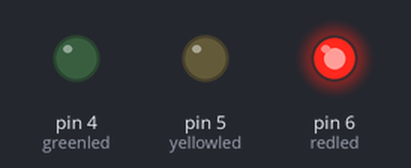
Bench run of a sketch on a simulated Arduino Uno, built with avr-gcc and run on an emulated ATmega328P. Shown: output pins drawn as LEDs (lit = HIGH).

Above: at 4.0 s.
At 9.5 s:
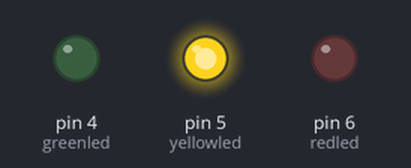
At 13.5 s:
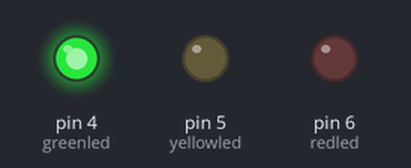
Timing chart, 0 to 20.8 s (numbered marks = the images above):
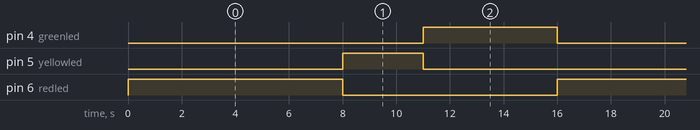

Measured:
- by itself, pin 4 (greenled): alternates HIGH for 5.0 s and LOW for 11.0 s
- by itself, pin 5 (yellowled): alternates HIGH for 3.0 s and LOW for 13.0 s
- by itself, pin 6 (redled): alternates HIGH for 8.0 s and LOW for 8.0 s

The sketch:

Traffic_control_system.ino
```cpp
// arduino digital pin 6,5,4
int redled = 6;
int yellowled = 5;
int greenled = 4;
void setup() {
  pinMode(redled, OUTPUT);
  pinMode(yellowled, OUTPUT);
  pinMode(greenled, OUTPUT);

}

void loop() {
  digitalWrite(redled, HIGH);
  digitalWrite(yellowled, LOW);
  digitalWrite(greenled, LOW);
  delay(8000); // 8 sec delay
  digitalWrite(redled, LOW);
  digitalWrite(yellowled, HIGH);
  digitalWrite(greenled, LOW);
  delay(3000); // 3 sec delay
  digitalWrite(redled, LOW);
  digitalWrite(yellowled, LOW);
  digitalWrite(greenled, HIGH);
  delay(5000); // 5 sec delay

}
```
